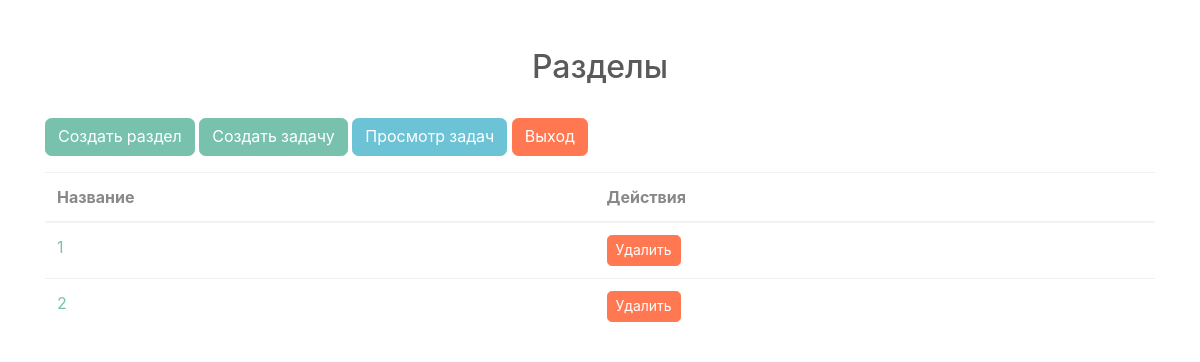
The app's page / (signed in), older data.
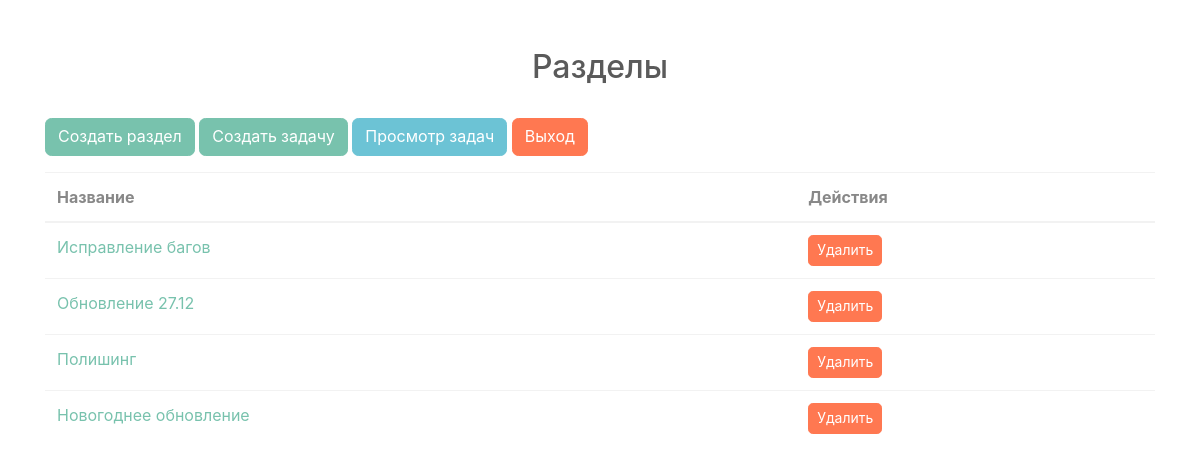
The same page, newer data.
### task_management_system_app/models.py (models this page shows)
class Category(models.Model):
    name = models.CharField(max_length=100)

### task_management_system_app/views.py (the view)
# urls.py: path('', views.category_list, name='category_list'),
@login_required
@admin_required
def category_list(request):
    categories = Category.objects.all()
    return render(request, 'category_list.html', {'categories': categories})

### task_management_system_app/templates/category_list.html (shortened to what this page needs)
<!DOCTYPE html>
<html lang="ru">
<head>
    <link rel="stylesheet" href="https://cdn.jsdelivr.net/npm/bootswatch@4.5.2/dist/minty/bootstrap.min.css" />
</head>
<body>
    <div class="container mt-5">
        <div class="text-center">
            <h2>Разделы</h2>
        </div>
        <br>
        <a href="{% url 'create_category' %}" class="btn btn-primary mb-3">Создать раздел</a>
        <a href="{% url 'create_task' %}" class="btn btn-primary mb-3">Создать задачу</a>
        <a href="{% url 'all_tasks_list' %}" class="btn btn-info mb-3">Просмотр задач</a>
        <a href="{% url 'logout' %}" class="btn btn-danger mb-3">Выход</a>
        <table class="table">
            <thead>
                <tr>
                    <th>Название</th>
                    <th>Действия</th>
                </tr>
            </thead>
            <tbody>
                {% for category in categories %}
                <tr>
                    <td>
                        <a href="{% url 'category_tasks' category.id %}">{{ category.name }}</a>
                    </td>
                    <td>
                        <form method="post" action="{% url 'delete_category' category.id %}" style="display: inline;">
                            <button type="submit" class="btn btn-danger btn-sm">Удалить</button>
                        </form>
                    </td>
                </tr>
                {% endfor %}
            </tbody>
        </table>
    </div>
</body>
</html>

Row changes from the older to the newer data that the page shows:
removed Category: name "1"
removed Category: name "2"
added Category: name "Исправление багов"
added Category: name "Обновление 27.12"
added Category: name "Полишинг"
added Category: name "Новогоднее обновление"
